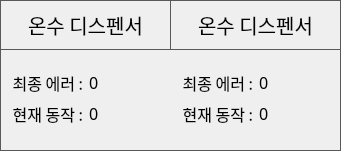
    <widget class="QFrame" name="FRAME_HOT">
     <property name="geometry">
      <rect>
       <x>20</x>
       <y>230</y>
       <width>341</width>
       <height>151</height>
      </rect>
     </property>
     <property name="styleSheet">
      <string notr="true">QFrame { 
   border: 1px solid #595959 
} 
QLabel {
	font: 12pt &quot;함초롬돋움&quot;;
}
QPushButton {
	border:1px solid #595959;
	font: 15pt &quot;함초롬돋움&quot;; 
}
QLineEdit {
	font: 10pt &quot;함초롬돋움&quot;;
}</string>
     </property>
     <property name="frameShape">
      <enum>QFrame::Box</enum>
     </property>
     <property name="frameShadow">
      <enum>QFrame::Raised</enum>
     </property>
     <property name="lineWidth">
      <number>2</number>
     </property>
     <widget class="QPushButton" name="BTN_DEV_INFO_HOT">
      <property name="geometry">
       <rect>
        <x>0</x>
        <y>0</y>
        <width>171</width>
        <height>50</height>
       </rect>
      </property>
      <property name="font">
       <font>
        <family>함초롬돋움</family>
        <pointsize>15</pointsize>
        <weight>50</weight>
        <italic>false</italic>
        <bold>false</bold>
       </font>
      </property>
      <property name="text">
       <string>온수 디스펜서</string>
      </property>
     </widget>
     <widget class="QWidget" name="layoutWidget_11">
      <property name="geometry">
       <rect>
        <x>10</x>
        <y>70</y>
        <width>151</width>
        <height>56</height>
       </rect>
      </property>
      <layout class="QGridLayout" name="gridLayout_12">
       <item row="0" column="0">
        <widget class="QLabel" name="label_9">
         <property name="font">
          <font>
           <family>함초롬돋움</family>
           <pointsize>12</pointsize>
           <weight>50</weight>
           <italic>false</italic>
           <bold>false</bold>
          </font>
         </property>
         <property name="styleSheet">
          <string notr="true">QLabel{ 
   border: 0px solid
} </string>
         </property>
         <property name="text">
          <string>최종 에러 :</string>
         </property>
         <property name="alignment">
          <set>Qt::AlignRight|Qt::AlignTrailing|Qt::AlignVCenter</set>
         </property>
        </widget>
       </item>
       <item row="0" column="1">
        <widget class="QLabel" name="LB_HOT_LAST_ERROR">
         <property name="font">
          <font>
           <family>함초롬돋움</family>
           <pointsize>12</pointsize>
           <weight>50</weight>
           <italic>false</italic>
           <bold>false</bold>
          </font>
         </property>
         <property name="styleSheet">
          <string notr="true">QLabel{ 
   border: 0px solid
} </string>
         </property>
         <property name="text">
          <string>0</string>
         </property>
         <property name="alignment">
          <set>Qt::AlignLeading|Qt::AlignLeft|Qt::AlignVCenter</set>
         </property>
        </widget>
       </item>
       <item row="1" column="0">
        <widget class="QLabel" name="label_8">
         <property name="font">
          <font>
           <family>함초롬돋움</family>
           <pointsize>12</pointsize>
           <weight>50</weight>
           <italic>false</italic>
           <bold>false</bold>
          </font>
         </property>
         <property name="styleSheet">
          <string notr="true">QLabel{ 
   border: 0px solid
} </string>
         </property>
         <property name="text">
          <string>현재 동작 :</string>
         </property>
         <property name="alignment">
          <set>Qt::AlignRight|Qt::AlignTrailing|Qt::AlignVCenter</set>
         </property>
        </widget>
       </item>
       <item row="1" column="1">
        <widget class="QLabel" name="LB_HOT_OP_STATE">
         <property name="font">
          <font>
           <family>함초롬돋움</family>
           <pointsize>12</pointsize>
           <weight>50</weight>
           <italic>false</italic>
           <bold>false</bold>
          </font>
         </property>
         <property name="styleSheet">
          <string notr="true">QLabel{ 
   border: 0px solid
} </string>
         </property>
         <property name="text">
          <string>0</string>
         </property>
         <property name="alignment">
          <set>Qt::AlignLeading|Qt::AlignLeft|Qt::AlignVCenter</set>
         </property>
        </widget>
       </item>
      </layout>
     </widget>
     <widget class="QWidget" name="layoutWidget_12">
      <property name="geometry">
       <rect>
        <x>180</x>
        <y>70</y>
        <width>151</width>
        <height>56</height>
       </rect>
      </property>
      <layout class="QGridLayout" name="gridLayout_15">
       <item row="0" column="0">
        <widget class="QLabel" name="label_10">
         <property name="font">
          <font>
           <family>함초롬돋움</family>
           <pointsize>12</pointsize>
           <weight>50</weight>
           <italic>false</italic>
           <bold>false</bold>
          </font>
         </property>
         <property name="styleSheet">
          <string notr="true">QLabel{ 
   border: 0px solid
} </string>
         </property>
         <property name="text">
          <string>최종 에러 :</string>
         </property>
         <property name="alignment">
          <set>Qt::AlignRight|Qt::AlignTrailing|Qt::AlignVCenter</set>
         </property>
        </widget>
       </item>
       <item row="0" column="1">
        <widget class="QLabel" name="LB_HOT_LAST_ERROR_2">
         <property name="font">
          <font>
           <family>함초롬돋움</family>
           <pointsize>12</pointsize>
           <weight>50</weight>
           <italic>false</italic>
           <bold>false</bold>
          </font>
         </property>
         <property name="styleSheet">
          <string notr="true">QLabel{ 
   border: 0px solid
} </string>
         </property>
         <property name="text">
          <string>0</string>
         </property>
         <property name="alignment">
          <set>Qt::AlignLeading|Qt::AlignLeft|Qt::AlignVCenter</set>
         </property>
        </widget>
       </item>
       <item row="1" column="0">
        <widget class="QLabel" name="label_11">
         <property name="font">
          <font>
           <family>함초롬돋움</family>
           <pointsize>12</pointsize>
           <weight>50</weight>
           <italic>false</italic>
           <bold>false</bold>
          </font>
         </property>
         <property name="styleSheet">
          <string notr="true">QLabel{ 
   border: 0px solid
} </string>
         </property>
         <property name="text">
          <string>현재 동작 :</string>
         </property>
         <property name="alignment">
          <set>Qt::AlignRight|Qt::AlignTrailing|Qt::AlignVCenter</set>
         </property>
        </widget>
       </item>
       <item row="1" column="1">
        <widget class="QLabel" name="LB_HOT_OP_STATE_2">
         <property name="font">
          <font>
           <family>함초롬돋움</family>
           <pointsize>12</pointsize>
           <weight>50</weight>
           <italic>false</italic>
           <bold>false</bold>
          </font>
         </property>
         <property name="styleSheet">
          <string notr="true">QLabel{ 
   border: 0px solid
} </string>
         </property>
         <property name="text">
          <string>0</string>
         </property>
         <property name="alignment">
          <set>Qt::AlignLeading|Qt::AlignLeft|Qt::AlignVCenter</set>
         </property>
        </widget>
       </item>
      </layout>
     </widget>
     <widget class="QPushButton" name="BTN_DEV_INFO_HOT_2">
      <property name="geometry">
       <rect>
        <x>170</x>
        <y>0</y>
        <width>171</width>
        <height>50</height>
       </rect>
      </property>
      <property name="font">
       <font>
        <family>함초롬돋움</family>
        <pointsize>15</pointsize>
        <weight>50</weight>
        <italic>false</italic>
        <bold>false</bold>
       </font>
      </property>
      <property name="text">
       <string>온수 디스펜서</string>
      </property>
     </widget>
    </widget>
